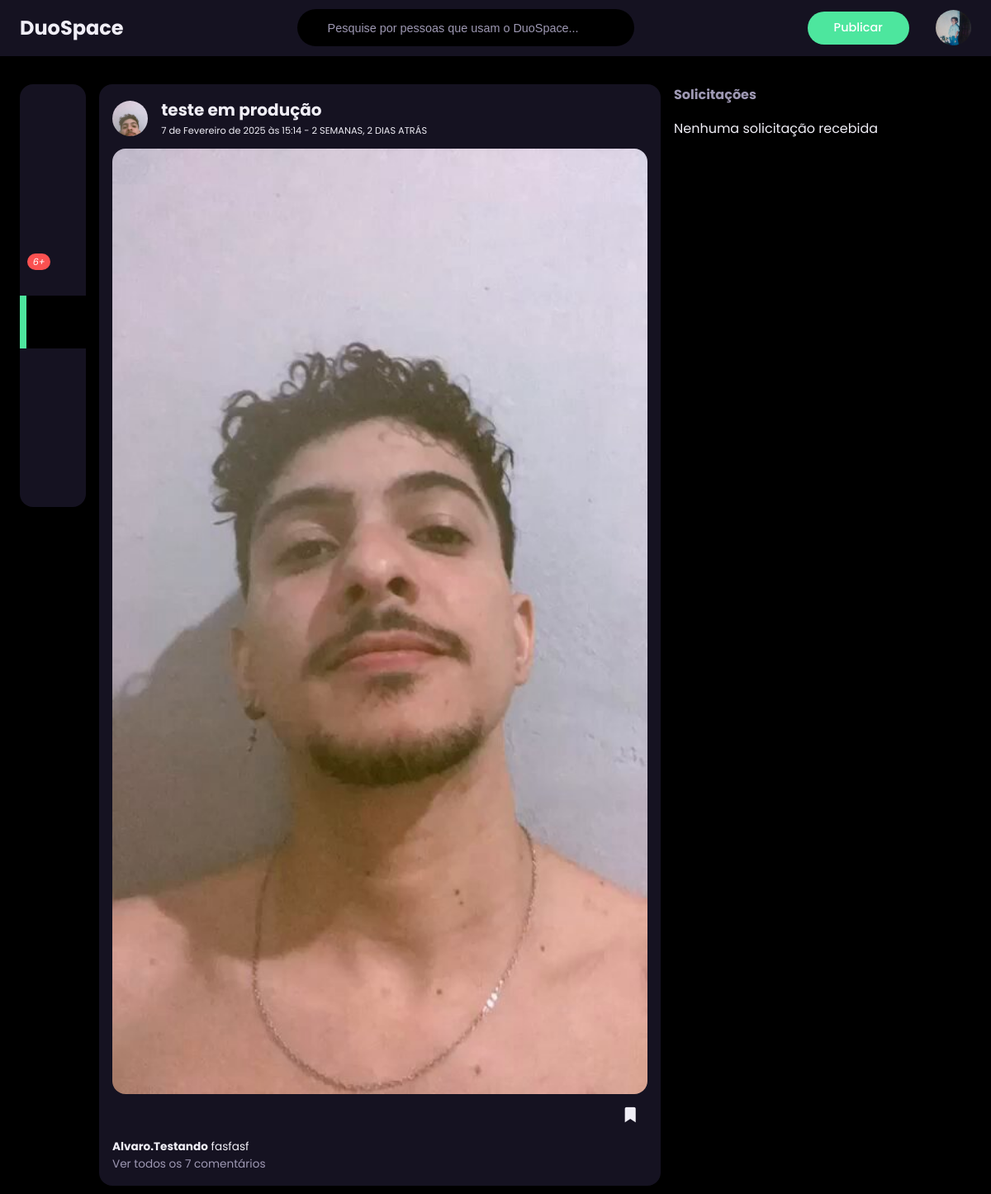
Screenshot of /salvos/ (signed in) with the database file from the repository.
### perfil/models.py (models this page shows, shortened)
class Perfil(models.Model):
    nome = models.CharField(max_length=255, null=False)
    telefone = models.CharField(max_length=15, null= False)
    imagem_perfil = models.ImageField(null=True, blank=True, upload_to='fotoPerfil/')
    imagem_capa = models.ImageField(null=True, blank=True, upload_to='fotocapa/')
    fonte = models.CharField(max_length=10, default='fonte-3')
    cor = models.CharField(max_length=10, default='cor-1')
    background = models.CharField(max_length=10, default='light')
    contatos = models.ManyToManyField('self')
    usuario = models.OneToOneField(User, related_name='perfil', on_delete=models.CASCADE)

class Post(models.Model):
    titulo = models.CharField(max_length=250)
    text = models.TextField()
    data_postagem = models.DateTimeField(auto_now=True)
    perfil = models.ForeignKey(Perfil, on_delete=models.CASCADE, related_name='posts')
    imagem = models.ImageField(null=True, blank=True, upload_to='postagem/')

### vitrine/views.py (the view)
# urls.py: path('salvos/', marcados, name='marcados'),
@login_required(login_url='login')
def marcados(request):
    user = request.user
    perfil = get_object_or_404(Perfil, usuario=user)
    notificacoes = Notificacao.objects.filter(perfil_notificado=perfil).order_by('-data_criacao')
    context = {
        'active_marcados': 'active',
        'perfis': Perfil.objects.all(),
        'perfil_logado': perfil,
        'cor': perfil.cor,
        'fonte': perfil.fonte,
        'background': perfil.background,
        'notificacoes':notificacoes,
    }
    timeline = selecionar_posts_marcados(request)
    for post in timeline:
        post.tempo_decorrido = timesince(post.data_postagem)
        post.curtido = Curtida.objects.filter(perfil=perfil, post=post).exists()  # Verifica se foi curtido
        post.marcado = Marcador.objects.filter(perfil=perfil, post=post).exists  # Verifica se foi marcado
    paginator = Paginator(timeline, 15)
    page = request.GET.get('pagina')
    try:
        context['timeline'] = paginator.page(page)
    except Exception:
        context['timeline'] = paginator.page(1)
        if page is not None:
            messages.add_message(request, messages.INFO, 'A página {} não existe'.format(page))
    if request.method == "POST":
        if 'imagem_perfil' in request.FILES:
            perfil.imagem_perfil = request.FILES['imagem_perfil']
            perfil.save()
    return render(request, 'marcados.html', context)

### vitrine/views.py (called while the page is built)
def numero_notificacoes(request):
    if request.user.is_authenticated:
        perfil = request.user.perfil
        notificacoes_nao_lidas = Notificacao.objects.filter(perfil_notificado=perfil, lida=False).count()
    else:
        notificacoes_nao_lidas = 0
    return {'notificacoes_nao_lidas': notificacoes_nao_lidas}

def selecionar_posts_marcados(request):
    perfil_logado = request.user.perfil
    marcadores = Marcador.objects.filter(perfil=perfil_logado)  # Filtra os posts marcados pelo usuário
    posts = [marcador.post for marcador in marcadores]  # Obtém os posts marcados
    posts.sort(key=lambda x: x.data_postagem, reverse=True)
    return posts

### vitrine/templates/marcados.html (shortened to what this page needs)
{% extends 'base/base.html' %}
{% load static %}
{% block styles %}
<link rel="stylesheet" href="{% static 'assets/css/index.css' %}">
{% endblock %}
{% block content %}
<div class="feeds">
    {% if timeline %}
    {% for post in timeline %}
    <div class="feed">
        <div class="head">
            <div class="user">
                <div class="profile-photo">
                    <img src="{% if post.perfil.imagem_perfil %} /images/{{ post.perfil.imagem_perfil }} {% else %} {% static '/assets/images/img/user.png' %} {% endif %}"
                        alt="Usuário">
                </div>
                <div class="ingo">
                    <h3>{{ post.titulo }}</h3>
                    <small>{{ post.data_postagem }} - <span class="capitalise">{{ post.tempo_decorrido }}
                            atrás</span></small>
                </div>
            </div>
        </div>
        <div class="photo">
            {% if post.imagem %}
            <img src="/images/{{ post.imagem }}" alt="Post imagem">
            {% endif %}
        </div>
        <div class="action-buttons">
            <div class="bookmark">
                <span class="bookmark-button" data-post-id="{{ post.id }}" style="cursor: pointer;">
                    {% if post.marcado %}
                    <span><i class='bx bxs-bookmark-star'></i></span>
                    {% else %}
                    <span><i class="uil uil-bookmark-full"></i></span>
                    {% endif %}
                </span>
            </div>
        </div>
        <div class="caption">
            <p><b>{{ post.perfil.nome }}</b> {{ post.text }}
        </div>
        {% if post.comentarios.count == 1 %}
        <div class="comments text-muted open-view-comentario-modal" data-post-id="{{ post.id }}">
            Ver {{ post.comentarios.count }} comentário
        </div>
        {% elif post.comentarios.count > 1 %}
        <div class="comments text-muted open-view-comentario-modal" data-post-id="{{ post.id }}">
            Ver todos os {{ post.comentarios.count }} comentários
        </div>
        {% endif %}
    </div>
    {% endfor %}
    {% endif %}
</div>
{% endblock %}

### core/templates/base/base.html (shortened to what this page needs)
{% load static %}
<!DOCTYPE html>
<html lang="pt-br" style="
{% if background == 'light' %}
--light-colour-lightness: 100%; --white-colour-lightness: 100%; --dark-colour-lightness: 15%;
{% elif background == 'dim' %}
--light-colour-lightness: 15%; --white-colour-lightness: 20%; --dark-colour-lightness: 95%;
{% else %}
--light-colour-lightness: 0%; --white-colour-lightness: 10%; --dark-colour-lightness: 95%;
{% endif %}
{% if fonte == 'fonte-1' %}
----sticky-top-left: 5.4rem; ----sticky-top-right: 5.4rem; font-size: 10px;
{% elif fonte == 'fonte-2' %}
----sticky-top-left: 5.4rem; ----sticky-top-right: -7rem; font-size: 13px;
{% elif fonte == 'fonte-3' %}
----sticky-top-left: -2rem; ----sticky-top-right: -17rem; font-size: 16px;
{% elif fonte == 'fonte-4' %}
----sticky-top-left: -5rem; ----sticky-top-right: -25rem; font-size: 19px;
{% else %}
----sticky-top-left: -12rem; ----sticky-top-right: -35rem; font-size: 22px;
{% endif %}
{% if cor == 'cor-1' %}
--primary-colour-hue: 252;
{% elif cor == 'cor-2' %}
--primary-colour-hue: 52;
{% elif cor == 'cor-3' %}
--primary-colour-hue: 352;
{% elif cor == 'cor-4' %}
--primary-colour-hue: 152;
{% else %}
--primary-colour-hue: 202;
{% endif %}
;">
<head>
    {% block styles %}
    {% endblock %}
    <link rel="stylesheet" href="{% static 'assets/css/style.css' %}">
    <link rel="stylesheet" href="https://unicons.iconscout.com/release/v2.1.6/css/unicons.css">
    <link href='https://unpkg.com/boxicons@2.1.4/css/boxicons.min.css' rel='stylesheet'>
</head>
<body>
    <nav>
        <div class="container">
            <div class="logo">
                <a href="{% url 'index' %}" id="link-logo">
                    <h2 class="log">
                        DuoSpace
                    </h2>
                </a>
            </div>
            <form method="POST" action="{% url 'buscar_usuario' %}" class="search-bar">
                <input type="search" name="busca" placeholder="Pesquise por pessoas que usam o DuoSpace...">
            </form>
            <div class="create">
                <label class="btn btn-primary" for="create post" id="open-post-modal">Publicar</label>
                <form action="" method="post" enctype="multipart/form-data" id="upload-avatar">
                    <div for="imagem_perfil" class="profile-photo">
                        <label for="imagem_perfil">
                            <img src="{% if perfil_logado.imagem_perfil %}/images/{{ perfil_logado.imagem_perfil }}{% else %}{% static 'assets/images/img/user.png' %}{% endif %}"
                                alt="Foto de perfil" id="preview-imagem" style="cursor: pointer;">
                        </label>
                    </div>
                </form>
            </div>
        </div>
    </nav>
    <main>
        <div class="container">
            <div class="left">
                <div class="sidebar">
                    <a class="menu-item {{active_home}}" href="{% url 'index' %}" id="home">
                        <span></span>
                    </a>
                    <a class="menu-item">
                        <span></span>
                    </a>
                    <a class="menu-item" id="notifications">
                        <span><i class="uil uil-bell">{% if notificacoes_nao_lidas > 0 %}<small class="notification-count">{{ notificacoes_nao_lidas }}{% elif notificacoes_nao_lidas > 9 %}9+{% endif %}</small></i></span>
                    </a>
                    <a class="menu-item" id="messages-notification">
                        <span><i class="uil uil-envelope"><small class="notification-count">6+</small></i></span>
                    </a>
                    <a href="{% url 'marcados' %}" class="menu-item {{active_marcados}}" id="salvos">
                        <span></span>
                    </a>
                    <a class="menu-item">
                        <span></span>
                    </a>
                    <a class="menu-item" id="theme">
                        <span></span>
                    </a>
                    <a class="menu-item">
                        <span></span>
                    </a>
                </div>
            </div>
            <div class="middle">
                {% block content %}
                {% endblock %}
            </div>
            <div class="right">
                <div class="friend-requests">
                    <h4>Solicitações</h4>
                    {% if perfil_logado.convites_recebidos.all %}
                    {% for convite in perfil_logado.convites_recebidos.all %}
                    <div class="request">
                        <div class="info">
                            <div class="profile-photo">
                                <img src="{{ convite.solicitante.imagem_perfilURL }}" alt="#">
                            </div>
                            <div>
                                <h5>{{ convite.solicitante.nome }}</h5>
                                <p class="text-muted">
                                    8 mutual friends
                                </p>
                            </div>
                        </div>
                        <div class="action">
                            <a href="/perfil/{{ convite.id }}/aceitar" class="btn btn-primary">
                                Aceitar
                            </a>
                            <a href="/perfil/{{ convite.id }}/rejeitar" class="btn btn-light">
                                Rejeitar
                            </a>
                        </div>
                    </div>
                    {% endfor %}
                    {% else %}
                    <p class="px-2 py-3 text-center">Nenhuma solicitação recebida</p>
                    {% endif %}
                </div>
            </div>
        </div>
    </main>
</body>
</html>

### core/static/assets/css/index.css (style rules this page uses)
@media (min-width: 1200px) { .head .user { display: flex; flex-direction: row; align-items: center; } }
@media (min-width: 1200px) { .head .user h3 { font-size: 20px; } }
@media (min-width: 1200px) { .action-buttons { display: flex; justify-content: flex-start; } }
.comments { cursor: pointer; }

### rows the page displays
Perfil: imagem_perfil (picture)
Post: perfil.imagem_perfil (picture), titulo "teste em produção", data_postagem "7 de Fevereiro de 2025 às 15:14", tempo_decorrido "2 SEMANAS, 2 DIAS", imagem (picture), perfil.nome "Alvaro.Testando", text "fasfasf", comentarios.count "7"
